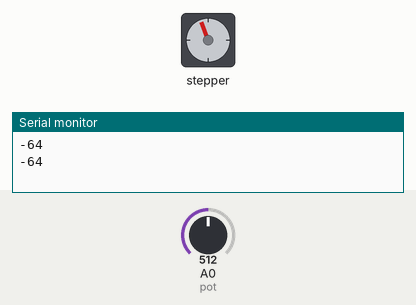
Bench run of a sketch on a simulated Arduino Uno, built with avr-gcc and run on an emulated ATmega328P. Parts: stepper motor, the last lines printed to the serial monitor. The test bench sets the inputs (shaded band); at power-on: A0 (pot) = 512. Stepper angles assume 2048 steps per turn.

Above: at 2.08 s.
2.1 s: A0 (pot) set to 306
At 3.47 s:
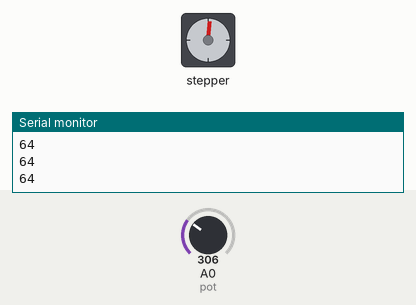
5.6 s: A0 (pot) set to 122
At 5.91 s:
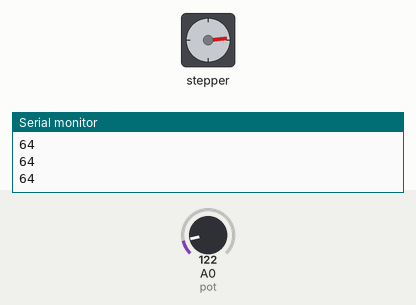
9.1 s: A0 (pot) set to 511
At 9.29 s:
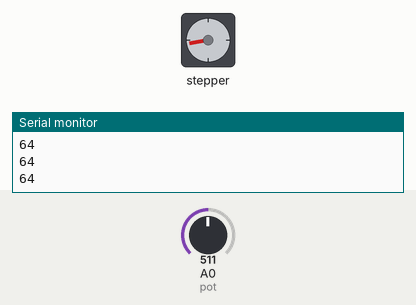
Timing chart, 0 to 22.1 s (numbered marks = the images above; inputs shaded):
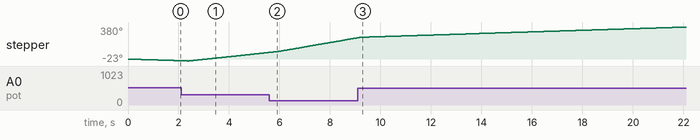

The sketch:

Stepper_Motor.ino
```cpp
#include <Stepper.h>

// change this to the number of steps on your motor
int STEPS = 32;

// create an instance of the stepper class, specifying
// the number of steps of the motor and the pins it's
// attached to
Stepper stepper(STEPS, 8, 9, 10, 11);
int pot = A0;

void setup() {
  Serial.begin(9600);
  pinMode(pot, INPUT);
}

void loop() {
  // get the sensor value
  int potReading = analogRead(pot);
  int motorDirection;
  if(potReading >= 512){
    motorDirection = -64;
  }else{
    motorDirection = 64;
  }
  Serial.println(motorDirection);

  //define the motor speed between 100 and 700 depending on the state of the potentiometer:
  int motorSpeed = abs(map(potReading, 0, 1023, -600, 600));
  motorSpeed = motorSpeed + 100;

  //move the stepper:
  stepper.setSpeed(motorSpeed);
  stepper.step(motorDirection);
  //delay(1000);

}
```
